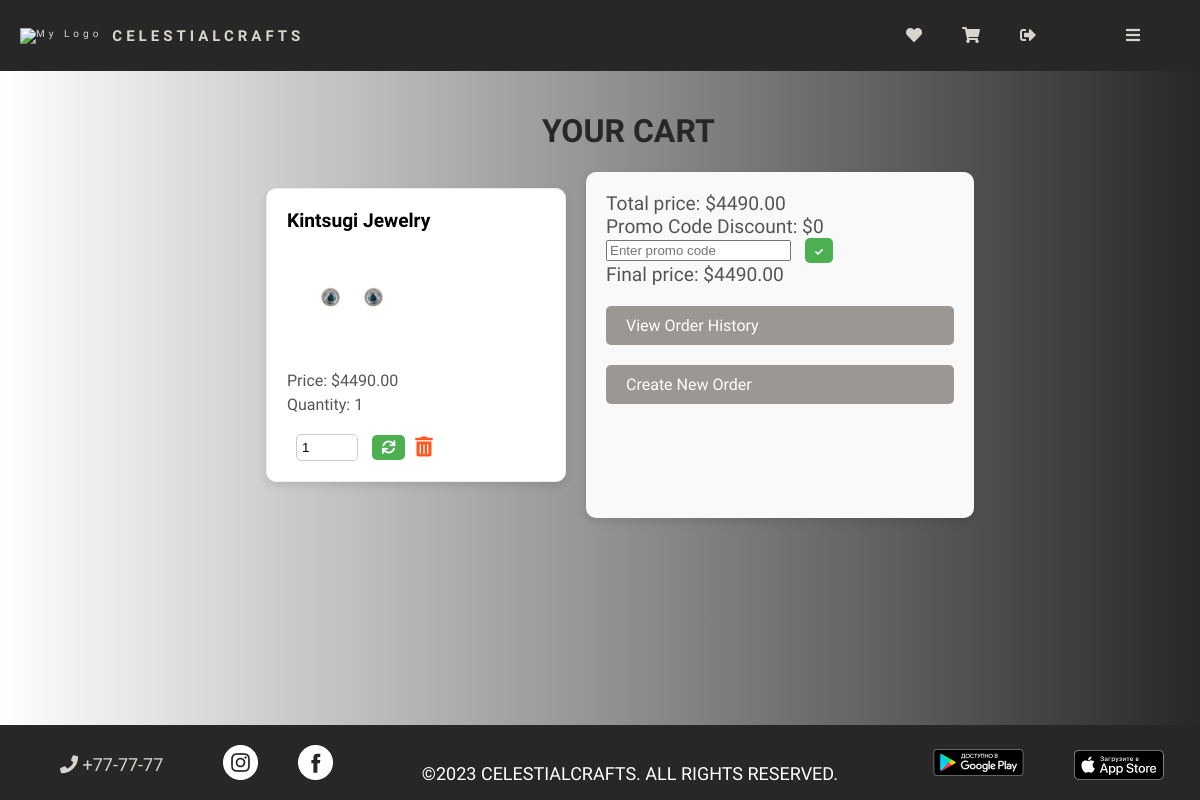
Screenshot of /shop/cart/ (signed in) with the database file from the repository.
### shop/models.py (models this page shows, shortened)
class CartItem(models.Model):
    user = models.ForeignKey(User, on_delete=models.CASCADE)
    product = models.ForeignKey(Product, on_delete=models.CASCADE)
    quantity = models.PositiveIntegerField(default=1)

class Product(models.Model):
    category = models.ForeignKey(Category, on_delete=models.CASCADE)
    name = models.CharField(max_length=200)
    description = models.TextField()
    price = models.DecimalField(max_digits=10, decimal_places=2)
    image = models.ImageField(upload_to='shop/images')

### shop/views.py (the view)
# urls.py: path('cart/', views.view_cart, name='view_cart'),
def view_cart(request):
    cart, created = Cart.objects.get_or_create(user=request.user)
    cart_items = cart.items.all()
    total_price = sum(item.product.price * item.quantity for item in cart_items)
    total_price, discount_amount = apply_discount(total_price)
    final_price = total_price - discount_amount
    promo_code_discount = request.session.get('promo_code_discount', 0)
    final_price -= promo_code_discount
    return render(request, 'shop/cart.html', {'cart_items': cart_items, 'total_price': total_price, 'discount_amount': discount_amount, 'final_price': final_price, 'promo_code_discount': promo_code_discount})

### shop/views.py (called while the page is built)
def apply_discount(total_price):
    discount = None
    discount_amount = 0
    if total_price >= 25000:
        discount = Discount.objects.get(name='SALE 8%')
    elif total_price >= 10000:
        discount = Discount.objects.get(name='SALE 5%')
    if discount and discount.is_active():
        discount_amount = total_price * discount.discount_percentage / 100
        total_price -= discount_amount
    return total_price, discount_amount

### shop/templates/shop/cart.html (shortened to what this page needs)
{% extends 'shop/base.html' %}
{% block content %}
  <h1 class="cart-h1">YOUR CART</h1>
  <div class="cart-container">
    <ul class="cart-list">
      {% for item in cart_items %}
        <li class="cart-item">
          <div class="item-details">
            <h2>{{ item.product.name }}</h2>
            <img src="{{ item.product.image.url }}">
            <p>Price: ${{ item.product.price }}</p>
            <p>Quantity: {{ item.quantity }}</p>
          </div>
          <div class="item-actions">
            <form method="post" action="{% url 'shop:update_cart' item.id %}">
              <input type="number" name="quantity" value="{{ item.quantity }}" min="1">
              <button type="submit"><i class="fas fa-sync"></i></button>
            </form>
            <a href="{% url 'shop:delete_from_cart' item.id %}" class="remove-link">
              <i class="fas fa-trash-alt"></i>
            </a>
          </div>
        </li>
      {% empty %}
        <li class="empty-cart">Your cart is empty.</li>
      {% endfor %}
    </ul>
    <div class="cart-summary">
      <p>Total price: ${{ total_price }}</p>
      <p>Promo Code Discount: ${{ promo_code_discount }}</p>
      <form method="post" action="{% url 'shop:apply_promo_code' %}">
        <input type="text" name="promo_code" placeholder="Enter promo code">
        <button type="submit" class="enter-promo"><i class="fas fa-check apply-icon"></i></button>
      </form>
      <p>Final price: ${{ final_price }}</p>
      <a href="{% url 'shop:view_orders' %}" class="order-history-link">View Order History</a>
      <a href="{% url 'shop:create_order' %}" class="create-order-link">Create New Order</a>
    </div>
  </div>
{% endblock %}

### shop/static/css/style.css (style rules this page uses)
body { font-family: 'Forum', sans-serif; margin: 0; padding: 0; background: linear-gradient(to right, #fff, #272727); }
ul { list-style: none; display: flex; align-items: center; }
li { margin-right: 20px; }
a { color: #D9D4CC; text-decoration: none; transition: color 0.3s ease-in-out; }
.cart-container { display: flex; justify-content: center; margin-bottom: 80px; }
.cart-list { display: flex; flex-wrap: wrap; gap: 20px; }
.item-details { flex-grow: 1; }
.item-details h2 { font-size: 1.2em; margin: 0; }
.item-details p { margin: 5px 0; color: #555; }
.item-actions { display: flex; align-items: center; margin-top: 15px; }
input[type="number"] { width: 50px; padding: 5px; border: 1px solid #ccc; border-radius: 5px; margin-left: 9px; }
button { background-color: #4caf50; color: white; border: none; border-radius: 5px; padding: 5px 10px; margin-left: 10px; cursor: pointer; }
.remove-link { text-decoration: none; color: #ff5722; margin-left: 10px; font-size: 20px; }
.cart-summary { background-color: #f9f9f9; padding: 20px; width: 30%; border-radius: 10px; box-shadow: 0px 4px 8px rgba(0, 0, 0, 0.1); }
.cart-summary p { font-size: 1.2em; margin: 0; color: #555; }
.order-history-link, .create-order-link { display: block; margin-top: 20px; text-decoration: none; background-color: #9C9792; color: white; padding: 10px 20px; border-radius: 5px; }
.item-details img { max-width: 130px; max-height: 130px; margin-right: 10px; }
.cart-item { width: 300px; box-sizing: border-box; border: 1px solid #eee; margin-bottom: 20px; padding: 20px; background-color: #fff; border-radius: 10px; box-shadow: 0px 4px 8px rgba(0, 0, 0, 0.1); display: flex; flex-direction: column; }
.cart-h1 { margin-left: 45%; color: #272727; }
.apply-icon { font-size: 8px; }

### rows the page displays
CartItem: product.name "Kintsugi Jewelry", product.image (picture), product.price "4490.00", quantity "1"

### other values shown
{{ total_price }} "4490.00"
{{ promo_code_discount }} "0"
{{ final_price }} "4490.00"
